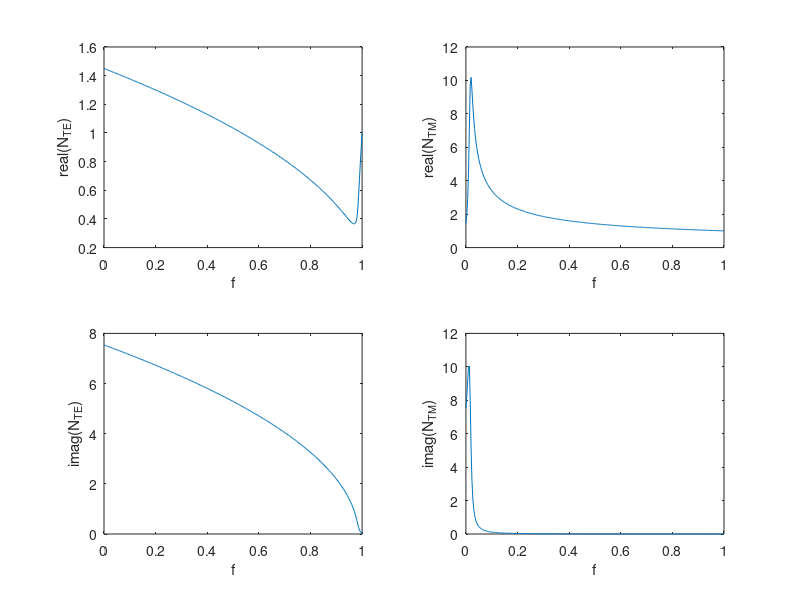
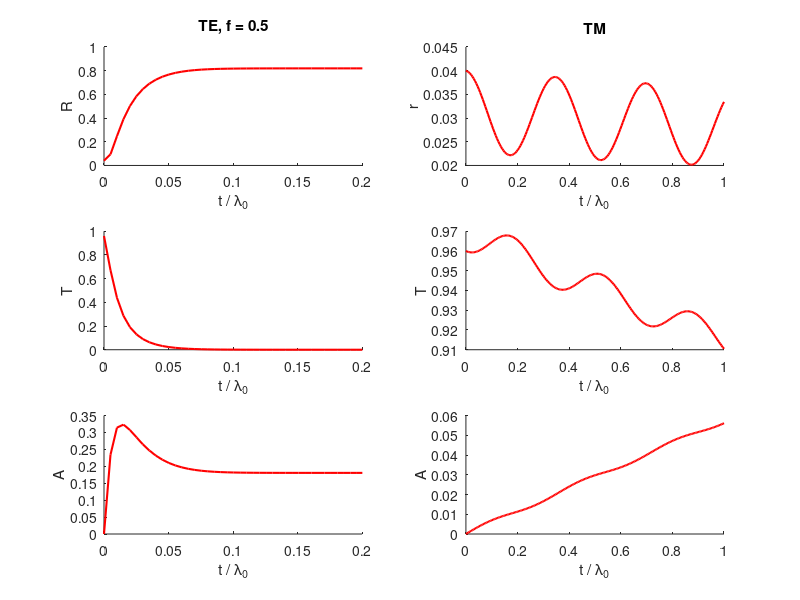

MATLAB code to generate these figures, in order:
clear
close all

TE_limit=0.2; % plotting limit
TM_limit=1; % plotting limit

use_FMM=0;

n1=1;  % first refractive index in grating
n2=1.45+1i*7.54; % second refractive index in grating
ni=1.5; % refractive index before grating
nt=1; % refractive index after grating
lambda=1; % wavelength

d=lambda/4; % period for FMM
the = 0; % input angle
N_do=30; % number of diffractive orders in FMM calculation

f_v=linspace(0,1,300); % fill factors in the first figure
f=0.5;  % fill factor in the second figure
t=linspace(0,1,200); % grating heights

linewidth=1.5;


k_0=2*pi/lambda; 

N_TE_v=sqrt(n1.^2*f_v+n2.^2*(1-f_v));
N_TM_v=n1.*n2./sqrt(n2.^2*f_v+n1.^2*(1-f_v));

N_TE=sqrt(n1.^2*f+n2.^2*(1-f));
N_TM=n1.*n2./sqrt(n2.^2*f+n1.^2*(1-f));

Phi_TE=k_0 .* N_TE .* t;
Phi_TM=k_0 .* N_TM .* t;

R_TE=abs((N_TE.*(ni-nt).*cos(Phi_TE) - 1i.*(ni.*nt-N_TE.^2).*sin(Phi_TE))./...
         (N_TE.*(ni+nt).*cos(Phi_TE) - 1i.*(ni.*nt+N_TE.^2).*sin(Phi_TE))).^2;
     
R_TM=abs((N_TM.*(ni-nt).*cos(Phi_TM) - 1i.*(ni.*nt-N_TM.^2).*sin(Phi_TM))./...
         (N_TM.*(ni+nt).*cos(Phi_TM) - 1i.*(ni.*nt+N_TM.^2).*sin(Phi_TM))).^2;   

T_TE=nt/ni.*abs((2*ni*N_TE)./...
         (N_TE.*(ni+nt).*cos(Phi_TE) - 1i.*(ni.*nt+N_TE.^2).*sin(Phi_TE))).^2;
     
T_TM=nt/ni.*abs((2*ni*N_TM)./...
         (N_TM.*(ni+nt).*cos(Phi_TM) - 1i.*(ni.*nt+N_TM.^2).*sin(Phi_TM))).^2;     
     
A_TE=1-R_TE-T_TE;
A_TM=1-R_TM-T_TM;
     

if(use_FMM==1)
    
    d_o = -N_do:1:N_do; %diffraction orders in FMM calculation
    tpl = [f 1]; %material edges
    diff_ord = (length(d_o)-1)/2+1;   % 0 diffraction order
    nl = [n1, n2]; % refractive indeces in the grating layer

    R_TE_FMM=zeros(size(t));
    R_TM_FMM=zeros(size(t));
    T_TE_FMM=zeros(size(t));
    T_TM_FMM=zeros(size(t));
    A_TE_FMM=zeros(size(t));
    A_TM_FMM=zeros(size(t));
    
    for ind_t = 1:length(t)
        zl = [0 t(ind_t)]; %layer starting points
        [re_TE,te_TE]=eigml_te(ni, nt, nl, the, lambda, d, zl, d_o, tpl);
        [re_TM,te_TM]=eigml_tm(ni, nt, nl, the, lambda, d, zl, d_o, tpl);
        R_TE_FMM(ind_t)=re_TE(diff_ord);
        R_TM_FMM(ind_t)=re_TM(diff_ord);
        T_TE_FMM(ind_t)=te_TE(diff_ord);
        T_TM_FMM(ind_t)=te_TM(diff_ord);
        A_TE_FMM(ind_t)=1-R_TE_FMM(ind_t)-T_TE_FMM(ind_t);
        A_TM_FMM(ind_t)=1-R_TM_FMM(ind_t)-T_TM_FMM(ind_t);
     
    end
end



figure
subplot(2,2,1)
plot(f_v,real(N_TE_v));
xlabel('f')
ylabel('real(N_{TE})')

subplot(2,2,2)
plot(f_v,real(N_TM_v));
xlabel('f')
ylabel('real(N_{TM})')

subplot(2,2,3)
plot(f_v,imag(N_TE_v));
xlabel('f')
ylabel('imag(N_{TE})')

subplot(2,2,4)
plot(f_v,imag(N_TM_v));
xlabel('f')
ylabel('imag(N_{TM})')


% z_1_per_e2_TM=1./(2*imag(N_TM));
% z_1_per_e2_TE=1./(2*imag(N_TE));
% 
% figure
% subplot(1,2,1)
% hold on
% plot(f_v,z_1_per_e2_TE,'r','linewidth',linewidth);
% % plot(f,z_1_per_e2_TM,'b');
% % legend('TE','TM')
% xlabel('f')
% ylabel('z_{1/e^2}_{TE}')
% axis([0,1,0,3])
% 
% hold on
% subplot(1,2,2)
% % plot(f,z_1_per_e2_TE,'r','linewidth',linewidth);
% plot(f_v,z_1_per_e2_TM,'b');
% % legend('TE','TM')
% xlabel('f')
% ylabel('z_{1/e^2}_{}TM')
% axis([0,1,0,500])

figure
subplot(3,2,1)
hold on
plot(t, R_TE,'r','linewidth',linewidth);

if(use_FMM==1)
    plot(t, R_TE_FMM,'b-.','linewidth',linewidth);  
    legend('effective indices','FMM','location','southeast')
    title(['TE, f = ', num2str(f), ', period = ', num2str(d/lambda),'\lambda'])
else
    title(['TE, f = ', num2str(f)])
end
xlabel('t / \lambda_0')
ylabel('R','linewidth',linewidth)
xlim([0,TE_limit])


subplot(3,2,2)
hold on
plot(t, R_TM,'r','linewidth',linewidth);
if(use_FMM==1)
    plot(t, R_TM_FMM,'b-.','linewidth',linewidth);   
end
xlabel('t / \lambda_0')
ylabel('r','linewidth',linewidth)
xlim([0,TM_limit])
title('TM')

subplot(3,2,3)
hold on
plot(t, T_TE,'r','linewidth',linewidth);
if(use_FMM==1)
    plot(t, T_TE_FMM,'b-.','linewidth',linewidth);
end
xlabel('t / \lambda_0')
ylabel('T')
xlim([0,TM_limit])
xlim([0,TE_limit])

subplot(3,2,4)
hold on
plot(t, T_TM,'r','linewidth',linewidth);
if(use_FMM==1)
    plot(t, T_TM_FMM,'b-.','linewidth',linewidth);
end
xlim([0,TM_limit])
xlabel('t / \lambda_0')
ylabel('T')

subplot(3,2,5)
hold on
plot(t, A_TE,'r','linewidth',linewidth);
if(use_FMM==1)
    plot(t, A_TE_FMM,'b-.','linewidth',linewidth);
end
xlabel('t / \lambda_0')
ylabel('A')
xlim([0,TE_limit])

subplot(3,2,6)
hold on
plot(t, A_TM,'r','linewidth',linewidth);
if(use_FMM==1)
    plot(t, A_TM_FMM,'b-.','linewidth',linewidth);
end
xlim([0,TM_limit])
xlabel('t / \lambda_0')
ylabel('A')


